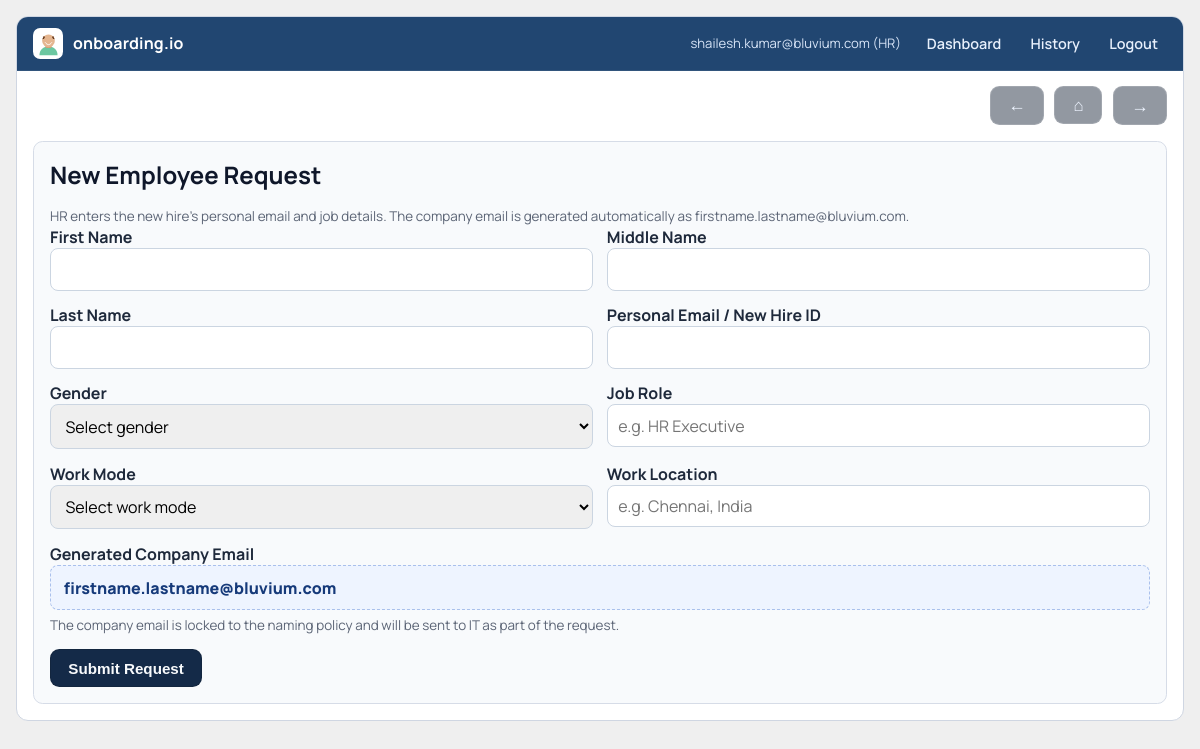
Screenshot of /hr/requests/new (signed in) with the database file from the repository.
### models.py (models this page shows)
class User(UserMixin, db.Model):
    id = db.Column(db.Integer, primary_key=True)
    email = db.Column(db.String(255), unique=True, nullable=False)
    password_hash = db.Column(db.String(255), nullable=False)
    role = db.Column(db.String(50), nullable=False)
    domain = db.Column(db.String(255), nullable=False)
    created_at = db.Column(db.DateTime)

### app.py (the view)
            def wrapper(*args, **kwargs):
                if current_user.role not in roles:
                    abort(403)
                return func(*args, **kwargs)

### templates/hr_request.html (shortened to what this page needs)
{% extends "base.html" %}
{% block content %}
<div class="card">
  <h2>New Employee Request</h2>
  <p class="field-hint">HR enters the new hire's personal email and job details. The company email is generated automatically as firstname.lastname@{{ company_domain }}.</p>
  <form method="post" class="form-grid two-col">
    <div>
      <label>First Name</label>
      <input id="first_name" type="text" name="first_name" required>
    </div>
    <div>
      <label>Middle Name</label>
      <input id="middle_name" type="text" name="middle_name">
    </div>
    <div>
      <label>Last Name</label>
      <input id="last_name" type="text" name="last_name" required>
    </div>
    <div>
      <label>Personal Email / New Hire ID</label>
      <input id="employee_email" type="email" name="employee_email" required>
    </div>
    <div>
      <label>Gender</label>
      <select name="gender" required>
        <option value="">Select gender</option>
      </select>
    </div>
    <div>
      <label>Job Role</label>
      <input type="text" name="job_title" placeholder="e.g. HR Executive" required>
    </div>
    <div>
      <label>Work Mode</label>
      <select name="work_mode" required>
        <option value="">Select work mode</option>
      </select>
    </div>
    <div>
      <label>Work Location</label>
      <input type="text" name="work_location" placeholder="e.g. Chennai, India" required>
    </div>
    <div class="full-width">
      <label>Generated Company Email</label>
      <div class="preview-box" id="company-email-preview">firstname.lastname@{{ company_domain }}</div>
      <p class="field-hint">The company email is locked to the naming policy and will be sent to IT as part of the request.</p>
    </div>
    <div class="full-width">
      <button type="submit" class="btn">Submit Request</button>
    </div>
  </form>
</div>
{% endblock %}

### templates/base.html (shortened to what this page needs)
<!DOCTYPE html>
<html lang="en">
<head>
  <link rel="stylesheet" href="{{ url_for('static', filename='css/style.css') }}">
</head>
<body class="{{ page_class|trim }}">
  <div class="page-shell {% if page_class|trim %}{{ page_class|trim }}{% endif %}">
    {% if show_nav|trim != 'false' %}
    <nav class="top-nav">
      <a class="brand" href="{{ url_for('index') }}">
        <span class="brand-icon"></span>
        <span>onboarding.io</span>
      </a>
      <div class="nav-links">
        {% if current_user.is_authenticated %}
          <span class="nav-meta">{{ current_user.email }} ({{ current_user.role }})</span>
          <a class="nav-link" href="{{ url_for('dashboard') }}">Dashboard</a>
          <a class="nav-link" href="{{ url_for('history') }}">History</a>
          <a class="nav-link" href="{{ url_for('logout') }}">Logout</a>
        {% else %}
          <a class="nav-link nav-link-primary" href="{{ url_for('login') }}">Login</a>
          <a class="nav-link" href="{{ url_for('signup') }}">Sign Up</a>
        {% endif %}
      </div>
    </nav>
    {% endif %}
    <main>
    {% if show_page_controls|trim != 'false' %}
      <div class="page-controls" role="navigation" aria-label="Page controls">
        <button
          type="button"
          class="btn btn-outline page-control-btn page-control-icon-btn"
          onclick="if (window.history.length > 1) { window.history.back(); } else { window.location.href='{{ url_for('index') }}'; }"
          aria-label="Go back"
          title="Go back"
        >
          <span class="page-control-symbol" aria-hidden="true">←</span>
        </button>
        <a class="btn btn-outline page-control-btn page-control-icon-btn page-control-home" href="{{ url_for('index') }}" aria-label="Home" title="Home">
          <span class="page-control-symbol" aria-hidden="true">⌂</span>
        </a>
        <a class="btn btn-outline page-control-btn page-control-icon-btn" href="{{ url_for('logout') if current_user.is_authenticated else url_for('index') }}" aria-label="Next" title="Next">
          <span class="page-control-symbol" aria-hidden="true">→</span>
        </a>
      </div>
    {% endif %}
    {% block content %}{% endblock %}
    </main>
  </div>
</body>
</html>

### static/css/style.css (style rules this page uses)
:root { --page-bg: #efefef; --panel-bg: #ffffff; --ink: #0f172a; --muted: #475569; --line: #d6dce7; --hero: #19365e; --hero-top: #214671; --hero-ink: #f3f6fb; --hero-sub: #d3deed; --btn-dark: #142a48; --text-dark: var(--ink); --text-muted: var(--muted); }
* { box-sizing: border-box; }
body { margin: 0; background: var(--page-bg); color: var(--ink); font-family: "Manrope", "Segoe UI", Tahoma, sans-serif; }
a { color: inherit; text-decoration: none; }
.page-shell { width: min(1240px, calc(100% - 2rem)); margin: 1rem auto; background: var(--panel-bg); border: 1px solid #cfd6e2; border-radius: 12px; overflow: hidden; }
.top-nav { display: flex; justify-content: space-between; align-items: center; gap: 1rem; padding: 0.7rem 1rem; background: var(--hero-top); border-bottom: 1px solid rgba(255, 255, 255, 0.08); }
.brand { display: inline-flex; align-items: center; gap: 0.6rem; color: #ffffff; font-weight: 700; letter-spacing: 0.01em; }
.brand-icon { width: 1.9rem; height: 1.9rem; border-radius: 0.45rem; background: #ffffff url("/static/images/avatar-favicon.svg") center / cover no-repeat; border: 1px solid rgba(255, 255, 255, 0.65); flex-shrink: 0; }
.nav-links { display: inline-flex; align-items: center; gap: 0.7rem; }
.nav-meta { font-size: 0.82rem; color: #d7e4f7; margin-right: 0.35rem; }
.nav-link { color: #e8f0fc; font-size: 0.9rem; font-weight: 600; padding: 0.2rem 0.5rem; border-radius: 999px; border: 1px solid transparent; }
main { padding: 0; }
.page-controls { display: flex; justify-content: flex-end; align-items: center; gap: 0.65rem; padding: 0.95rem 1rem 0; flex-wrap: wrap; }
.page-control-btn { text-align: center; }
.page-control-icon-btn { min-width: 3rem; padding-inline: 0.9rem; }
.page-control-symbol { display: inline-flex; align-items: center; justify-content: center; font-size: 1.1rem; font-weight: 800; line-height: 1; }
.page-control-home .page-control-symbol { font-size: 1.05rem; }
.form-grid { display: grid; gap: 0.85rem; }
.form-grid.two-col { grid-template-columns: repeat(2, minmax(0, 1fr)); }
.form-grid .full-width { grid-column: 1 / -1; }
.field-hint { margin: 0.35rem 0 0; color: #5b6475; font-size: 0.84rem; line-height: 1.45; }
.preview-box { display: flex; align-items: center; min-height: 2.6rem; padding: 0.68rem 0.8rem; border-radius: 0.5rem; border: 1px dashed #a9c0ec; background: #eef4ff; color: #163a7a; font-weight: 800; }
.btn { display: inline-flex; align-items: center; justify-content: center; border: 1px solid rgba(17, 24, 39, 0.25); background: var(--btn-dark); color: #f8fafc; border-radius: 0.58rem; padding: 0.6rem 1.08rem; font-weight: 700; font-size: 0.95rem; cursor: pointer; transition: transform 0.15s ease, filter 0.18s ease; }
.btn-outline, .btn.secondary { background: rgba(14, 27, 47, 0.45); border-color: rgba(255, 255, 255, 0.14); color: #eef4ff; }
.card, .dashboard { margin: 1rem; border-radius: 0.6rem; border: 1px solid var(--line); background: #f8fafc; padding: 1rem; }
.card h2, .dashboard h2 { margin-top: 0; margin-bottom: 1rem; }
form { display: grid; gap: 0.65rem; }
label { font-weight: 700; color: #1e293b; }
input, select { width: 100%; border: 1px solid #cbd5e1; border-radius: 0.5rem; padding: 0.58rem 0.65rem; font: inherit; }

### rows the page displays
User: email "shailesh.kumar@bluvium.com", role "HR", domain "bluvium.com"
